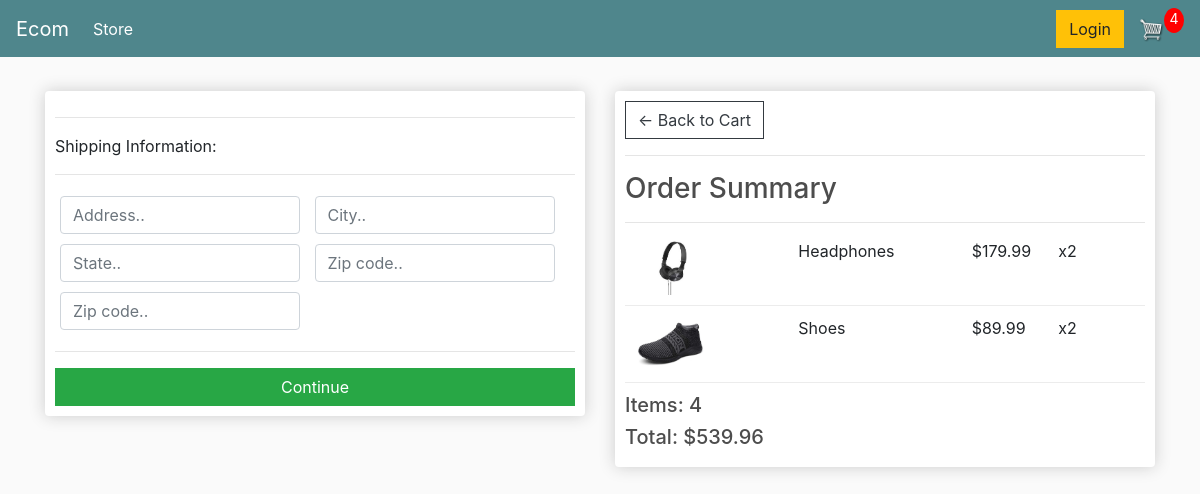
Screenshot of /checkout/ (signed in) with the database file from the repository.
### store/models.py (models this page shows, shortened)
class OrderItem(models.Model):
	product = models.ForeignKey(Product, on_delete=models.SET_NULL, null=True)
	order = models.ForeignKey(Order, on_delete=models.SET_NULL, null=True)
	quantity = models.IntegerField(default=0, null=True, blank=True)
	date_added = models.DateTimeField(auto_now_add=True)
	@property
	def get_total(self):
		total = self.product.price * self.quantity
		return total

class Product(models.Model):
	name = models.CharField(max_length=200)
	price = models.FloatField()
	digital = models.BooleanField(default=False,null=True, blank=True)
	image = models.ImageField(null=True, blank=True)
	@property
	def imageURL(self):
		try:
			url = self.image.url
		except:
			url = ''
		return url

class Order(models.Model):
	customer = models.ForeignKey(Customer, on_delete=models.SET_NULL, null=True, blank=True)
	date_ordered = models.DateTimeField(auto_now_add=True)
	complete = models.BooleanField(default=False)
	transaction_id = models.CharField(max_length=100, null=True)
	@property
	def shipping(self):
		shipping = False
		orderitems = self.orderitem_set.all()
		for i in orderitems:
			if i.product.digital == False:
				shipping = True
		return shipping
	@property
	def get_cart_total(self):
		orderitems = self.orderitem_set.all()
		total = sum([item.get_total for item in orderitems])
		return total
	@property
	def get_cart_items(self):
		orderitems = self.orderitem_set.all()
		total = sum([item.quantity for item in orderitems])
		return total

### store/views.py (the view)
# urls.py: path('checkout/', views.checkout, name="checkout"),
def checkout(request):
	if request.user.is_authenticated:
		customer = request.user.customer
		order, created = Order.objects.get_or_create(customer=customer, complete=False)
		items = order.orderitem_set.all()
		cartItems = order.get_cart_items
	else:
		items = []
		order = {'get_cart_total':0, 'get_cart_items':0, 'shipping':False}
		cartItems = order['get_cart_items']
	context = {'items':items, 'order':order, 'cartItems':cartItems}
	return render(request, 'store/checkout.html', context)

### store/templates/store/checkout.html (shortened to what this page needs)
{% extends 'store/main.html' %}
{% load static %}
{% block content %}
     <div class="row">
		<div class="col-lg-6">
			<div class="box-element" id="form-wrapper">
				<form id="form">
					<div id="shipping-info">
						<hr>
						<p>Shipping Information:</p>
						<hr>
						<div class="form-field">
							<input class="form-control" type="text" name="address" placeholder="Address..">
						</div>
						<div class="form-field">
							<input class="form-control" type="text" name="city" placeholder="City..">
						</div>
						<div class="form-field">
							<input class="form-control" type="text" name="state" placeholder="State..">
						</div>
						<div class="form-field">
							<input class="form-control" type="text" name="zipcode" placeholder="Zip code..">
						</div>
						<div class="form-field">
							<input class="form-control" type="text" name="country" placeholder="Zip code..">
						</div>
					</div>
					<hr>
					<input id="form-button" class="btn btn-success btn-block" type="submit" value="Continue">
				</form>
			</div>
			<br>
		</div>
		<div class="col-lg-6">
			<div class="box-element">
				<a  class="btn btn-outline-dark" href="{% url 'cart' %}">&#x2190; Back to Cart</a>
				<hr>
				<h3>Order Summary</h3>
				<hr>
				{% for item in items %}
				<div class="cart-row">
					<div style="flex:2"><img class="row-image" src="{{item.product.imageURL}}"></div>
					<div style="flex:2"><p>{{item.product.name}}</p></div>
					<div style="flex:1"><p>${{item.product.price|floatformat:2}}</p></div>
					<div style="flex:1"><p>x{{item.quantity}}</p></div>
				</div>
				{% endfor %}
				<h5>Items:   {{order.get_cart_items}}</h5>
				<h5>Total:   ${{order.get_cart_total|floatformat:2}}</h5>
			</div>
		</div>
	</div>
{% endblock content %}

### static/css/main.css (style rules this page uses)
body { background-color: hsl(0, 0%, 98%); }
h1,h2,h3,h4,h5,h6 { color:hsl(0, 0%, 30%); }
.box-element { box-shadow:hsl(0, 0%, 80%) 0 0 16px; background-color: #fff; border-radius: 4px; padding: 10px; }
.col-lg-4, .col-lg-6, .col-lg-8, .col-lg-12 { margin-top: 10px; }
.btn { border-radius: 0; }
.row-image { width: 100px; }
.form-field { width:250px; display: inline-block; padding: 5px; }
.cart-row { display: flex; align-items: flex-stretch; padding-bottom: 10px; margin-bottom: 10px; border-bottom: 1px solid #ececec; }

### rows the page displays
OrderItem: product.imageURL (picture), product.name "Headphones", product.price "179.99", quantity "2"
OrderItem: product.imageURL (picture), product.name "Shoes", product.price "89.99", quantity "2"
Order: get_cart_items "4", get_cart_total "539.96"

### other values shown
{{ cartItems }} "4"
